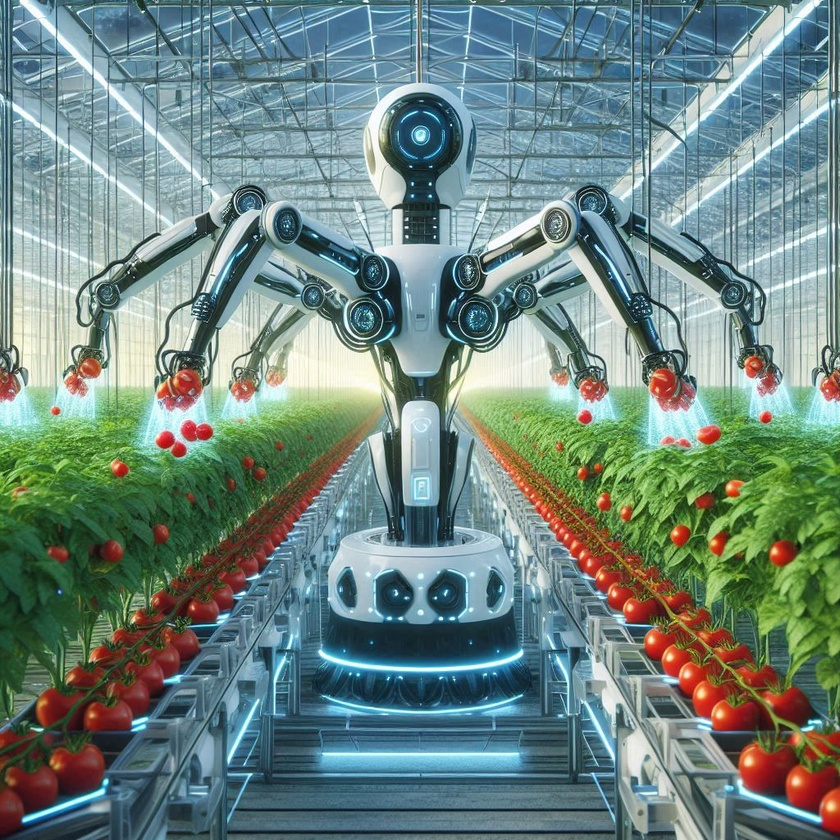
#> input picture Gradyant/OIG2.jpeg, 840 x 840 px, shrunk from 1024 x 1024 before the run
$ python MathPloth.py --image OIG2.jpeg   (older library calls are emulated)
#> lines starting #> are read from the running program, lines starting #| are printed output that depends on the picture
# Gerekli paketleri içeri aktar!
import matplotlib.pyplot as plt
import numpy as np
import argparse
import cv2

# Argüman ayrıştırıcısını oluşturun ve argümanları ayrıştırın
ap = argparse.ArgumentParser()
ap.add_argument("-i", "--image", type=str, required=True,
     help="path to input image")
args = vars(ap.parse_args())

# Griş görüntüsünü yükle ve gri renge dönüştür
image = cv2.imread(args["image"])
#> image is the input picture: shape (840, 840, 3); mean B, G, R 128.2, 134.1, 110.4
gray = cv2.cvtColor(image, cv2.COLOR_BGR2GRAY)
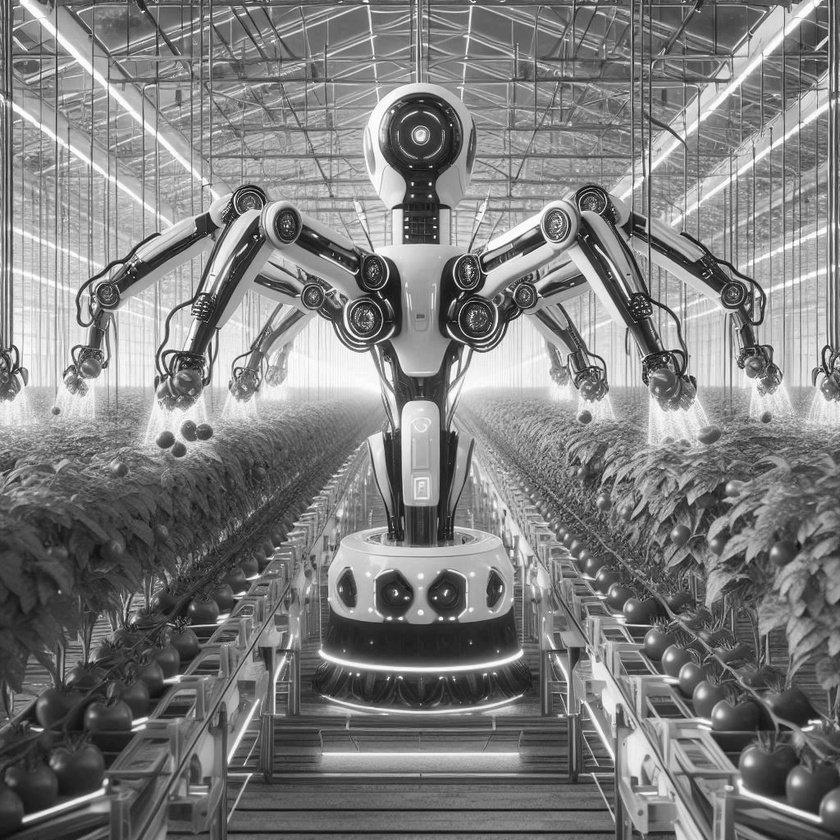
#> gray: shape (840, 840); min 4, max 255, mean 126.3

# Sırasıyla x ve y eksenindeki eğimleri hesaplayın
gX = cv2.Sobel(gray, cv2.CV_64F, 1, 0)
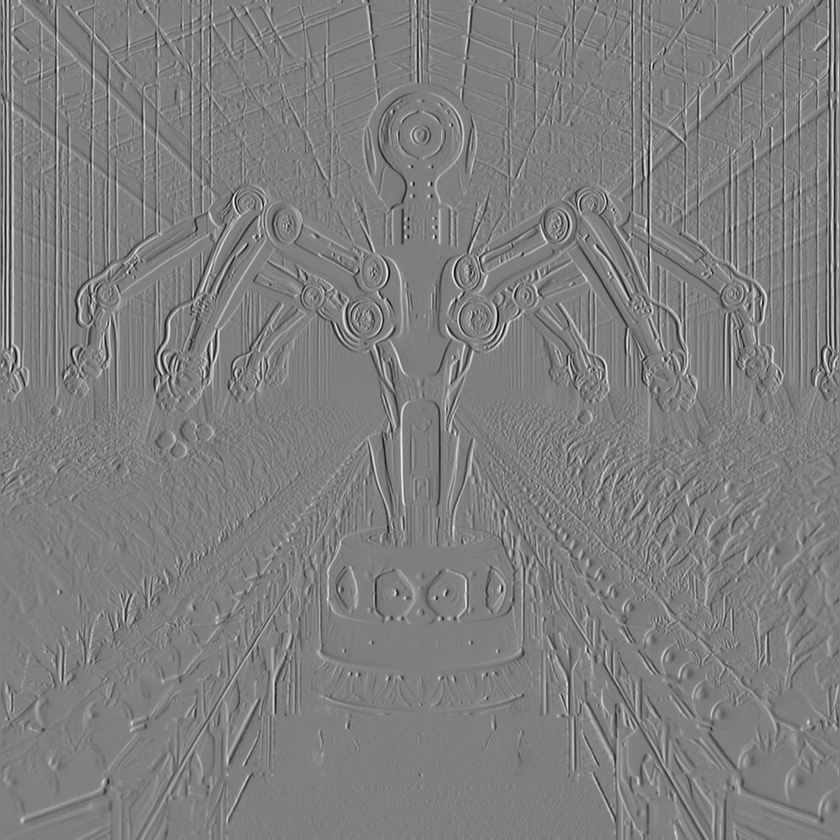
#> gX: shape (840, 840) float64; min -813, max 818, mean 0.1; drawn with min black and max white
gY = cv2.Sobel(gray, cv2.CV_64F, 0, 1)
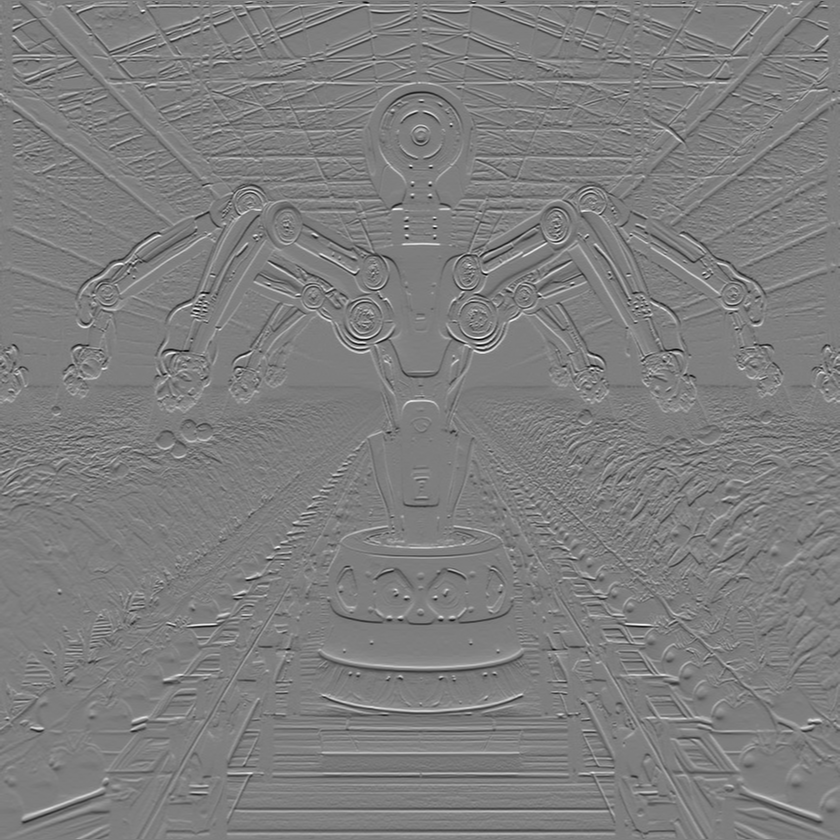
#> gY: shape (840, 840) float64; min -807, max 818, mean 0; drawn with min black and max white

# Gradyan büyüklüğünü ve yönelimini hesaplayın
magnitude = np.sqrt((gX ** 2) + (gY ** 2))
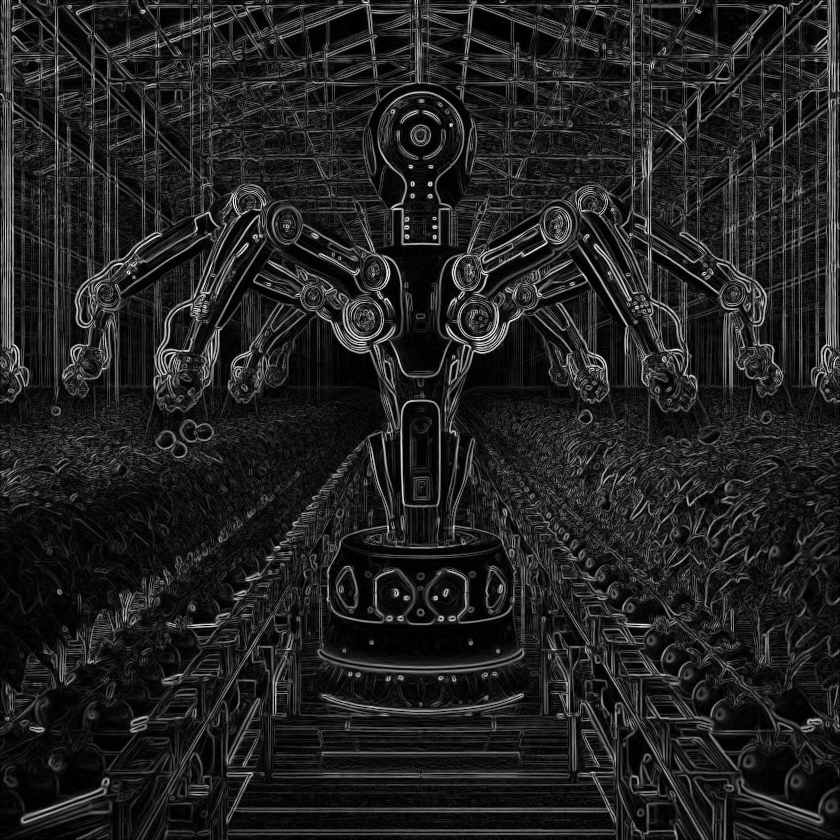
#> magnitude: shape (840, 840) float64; min 0, max 826.2, mean 109.6; drawn with min black and max white
orientation = np.arctan2(gY, gX) * (180 / np.pi)
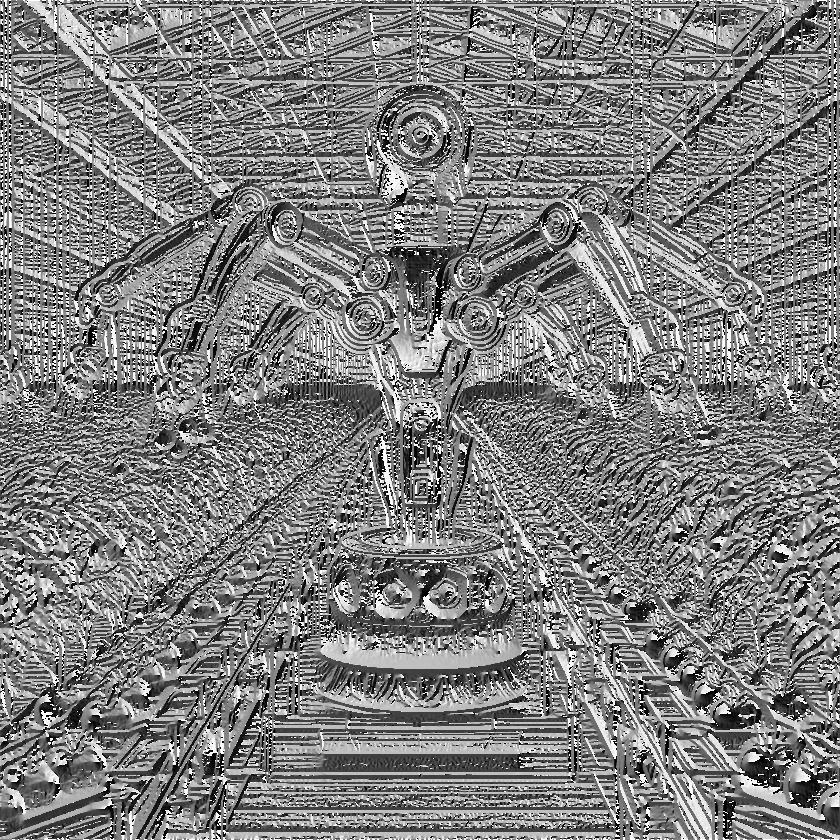
#> orientation: shape (840, 840) float64; min -179.9, max 180, mean -0.3; drawn with min black and max white

# Giriş gri tonlamalı görüntüyü, sırasıyla gradyan büyüklüğü ve yönelim
# gösterimleriyle birlikte görüntülemek için bir şekil başlatın
(fig, axs) = plt.subplots(nrows=1, ncols=3, figsize=(8, 4))

# Her bir resmin grafiğini çiz
axs[0].imshow(gray, cmap="gray")
axs[1].imshow(magnitude, cmap="jet")
axs[2].imshow(orientation, cmap="jet")

# Her eksenin başlığını ayarlayın
axs[0].set_title("Grayscale")
axs[1].set_title("Gradiient Magnitude")
axs[2].set_title("Gradient Orientation [0, 180]")

# Her bir eksenin üzerinden geçin ve x ve y işaretlerini kapatın
for i in range(0, 3):
    axs[i].get_xaxis().set_ticks([])
    axs[i].get_yaxis().set_ticks([])

# Grafiği göster
plt.tight_layout()
plt.show()
